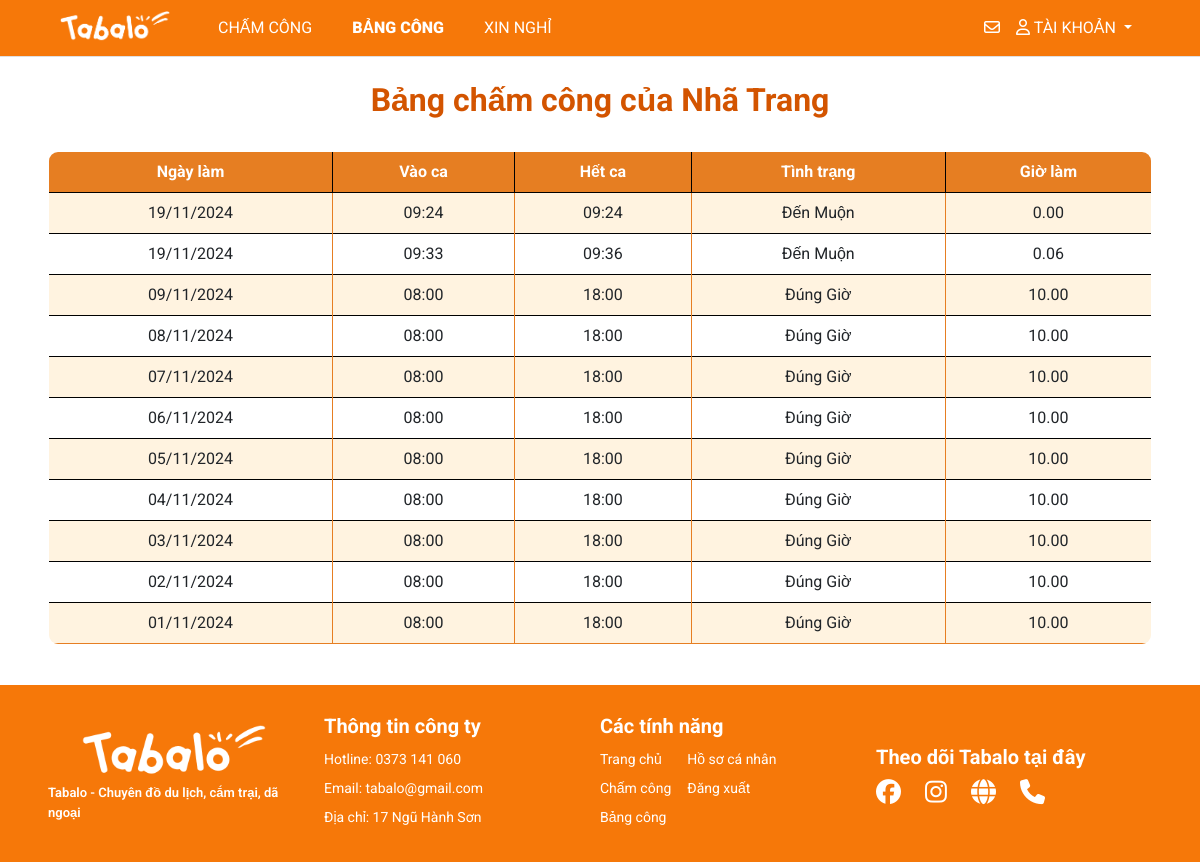
Before: /sheet/33trangnha/ (signed in) with the older database file.
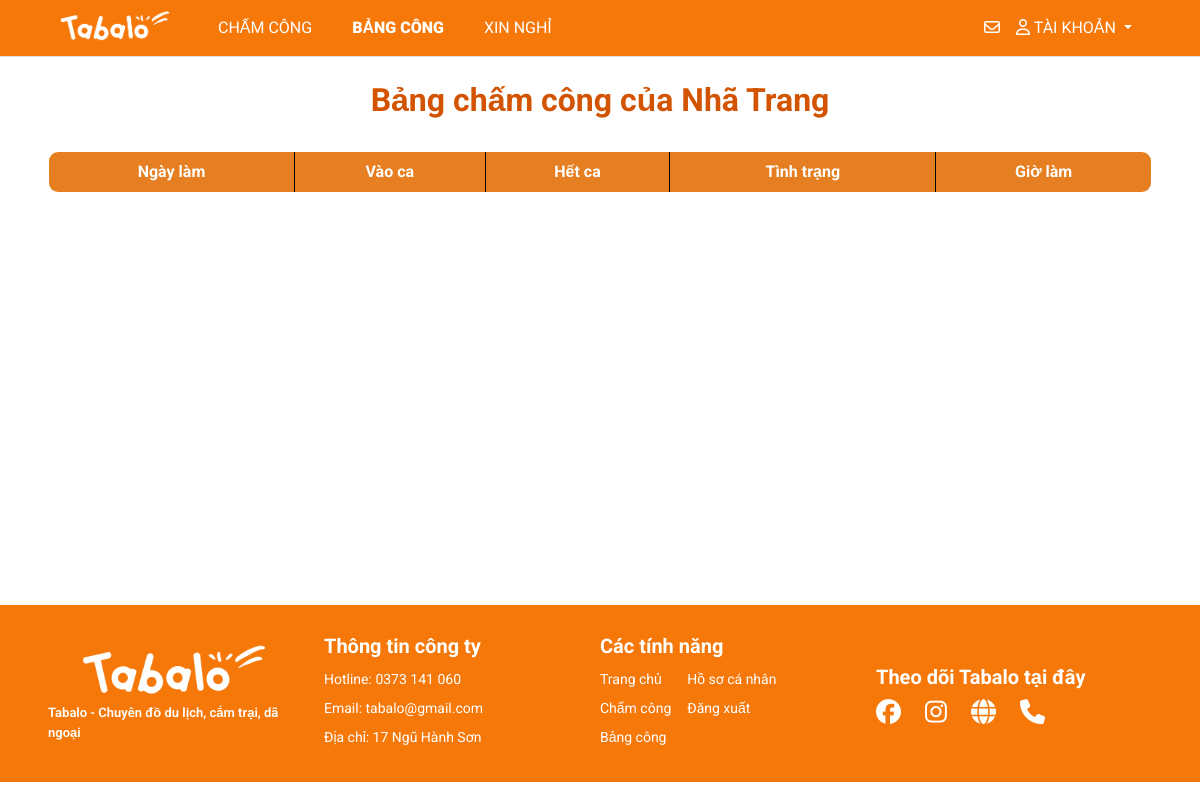
After: the same page with the newer database file.
### myapp/models.py (models this page shows, shortened)
class Sheet(models.Model):
    user=models.ForeignKey(User,on_delete=models.CASCADE)
    date=models.DateField()
    checkin=models.TimeField()
    checkout=models.TimeField(blank=True, null=True)
    work_hour=models.DecimalField(max_digits=5, decimal_places=2, blank=True, null=True)
    status=models.CharField(max_length=20, choices=[('Đúng Giờ', 'Đúng Giờ'), ('Đến Muộn', 'Đến Muộn')], default='Đúng Giờ')
    ot = models.IntegerField(null=True, blank=True, default=1)
    late_time = models.IntegerField(null=True, blank=True, default=0)  # Add late_time field

### myapp/views.py (the view)
# urls.py: path('sheet/', views.main_sheet, name='main-sheet'),
def sheet(request, username):
    try:
        user = User.objects.get(username=username)
    except User.DoesNotExist:
        user = None
    if user and request.user.is_authenticated:
        if request.user.username == username:
            title = f'Bảng chấm công {username}'
            sheets = Sheet.objects.filter(user=user).order_by('-date')
            total_hour = sheets.aggregate(total_hour=Sum('work_hour'))['total_hour'] or 0
            try:
                profile = Profile.objects.get(user=user)
                total_salary = total_hour * profile.salary
            except Profile.DoesNotExist:
                total_salary = 0  # Nếu không có Profile, gán lương bằng 0
            count_late = sheets.filter(status='Đến Muộn').count()
            context = {
                'title': title,
                'sheets': sheets,
                'total_hour': total_hour,
                'total_salary': total_salary,
                'count_late': count_late,
            }
            return render(request, 'pages/sheet.html', context)
        else:
            messages.warning(request, 'Hãy vào tài khoản của mình để xem')
            return redirect('sheet', username=request.user.username)
    else:
        messages.error(request, 'Vui lòng đăng nhập')
        return redirect('home')

### management/context_processors.py (called while the page is built)
def pending_dayoff(request):
  count_pending = DayOffRequest.objects.filter(status='pending').count()
  return {'count_pending': count_pending}

### templates/pages/sheet.html (shortened to what this page needs)
{% extends '../layouts/base.html' %}
{% block main %}
<br>
<h1 style="text-align: center; font-size: 2rem; font-weight: bold; color: #D35400;">Bảng chấm công của {{ request.user.first_name }} {{ request.user.last_name }}</h1>
<br>
<table class="table table-hover table-bordered custom-border" style="border-radius: 10px; overflow: hidden;">
  <thead class="bg-tab text-white" style="background-color: #E67E22;">
    <tr>
      <th scope="col" class="text-center" style="vertical-align: middle;">Ngày làm</th>
      <th scope="col" class="text-center" style="vertical-align: middle;">Vào ca</th>
      <th scope="col" class="text-center" style="vertical-align: middle;">Hết ca</th>
      <th scope="col" class="text-center" style="vertical-align: middle;">Tình trạng</th>
      <th scope="col" class="text-center" style="vertical-align: middle;">Giờ làm</th>
    </tr>
  </thead>
  <tbody>
    {% for sheet in sheets %}
    <tr style="transition: background-color 0.3s;">
      <td class="text-center align-middle border-cell">{{ sheet.date|date:"d/m/Y" }}</td>
      <td class="text-center align-middle border-cell">{{ sheet.checkin|date:"H:i" }}</td>
      <td class="text-center align-middle border-cell">{{ sheet.checkout|date:"H:i" }}</td>
      <td class="text-center align-middle border-cell">{{ sheet.status }}</td>
      <td class="text-center align-middle border-cell">{{ sheet.work_hour }}</td>
    </tr>
    {% endfor %}
  </tbody>
</table>
<br>
{% endblock %}

Changed rows visible on the page:
removed Sheet: date "19/11/2024", checkin "09:24", checkout "09:24", status "Đến Muộn", work_hour "0.00"
removed Sheet: date "19/11/2024", checkin "09:33", checkout "09:36", status "Đến Muộn", work_hour "0.06"
removed Sheet: date "09/11/2024", checkin "08:00", checkout "18:00", status "Đúng Giờ", work_hour "10.00"
removed Sheet: date "08/11/2024", checkin "08:00", checkout "18:00", status "Đúng Giờ", work_hour "10.00"
removed Sheet: date "07/11/2024", checkin "08:00", checkout "18:00", status "Đúng Giờ", work_hour "10.00"
removed Sheet: date "06/11/2024", checkin "08:00", checkout "18:00", status "Đúng Giờ", work_hour "10.00"
removed Sheet: date "05/11/2024", checkin "08:00", checkout "18:00", status "Đúng Giờ", work_hour "10.00"
removed Sheet: date "04/11/2024", checkin "08:00", checkout "18:00", status "Đúng Giờ", work_hour "10.00"
removed Sheet: date "03/11/2024", checkin "08:00", checkout "18:00", status "Đúng Giờ", work_hour "10.00"
removed Sheet: date "02/11/2024", checkin "08:00", checkout "18:00", status "Đúng Giờ", work_hour "10.00"
removed Sheet: date "01/11/2024", checkin "08:00", checkout "18:00", status "Đúng Giờ", work_hour "10.00"
